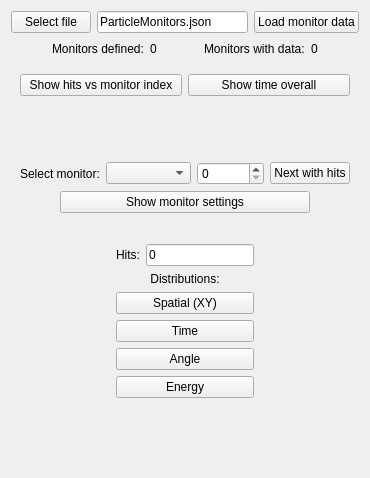
          <widget class="QWidget" name="tabMonitors">
           <attribute name="title">
            <string>Monitors</string>
           </attribute>
           <layout class="QVBoxLayout" name="verticalLayout_32">
            <item>
             <layout class="QHBoxLayout" name="horizontalLayout_42">
              <item>
               <widget class="QPushButton" name="pbChooseMonitorsFile">
                <property name="text">
                 <string>Select file</string>
                </property>
               </widget>
              </item>
              <item>
               <widget class="QLineEdit" name="leMonitorsFileName">
                <property name="text">
                 <string>ParticleMonitors.json</string>
                </property>
               </widget>
              </item>
              <item>
               <widget class="QPushButton" name="pbLoadMonitorsData">
                <property name="text">
                 <string>Load monitor data</string>
                </property>
               </widget>
              </item>
             </layout>
            </item>
            <item>
             <layout class="QHBoxLayout" name="horizontalLayout_49">
              <item>
               <spacer name="horizontalSpacer_57">
                <property name="orientation">
                 <enum>Qt::Orientation::Horizontal</enum>
                </property>
                <property name="sizeHint" stdset="0">
                 <size>
                  <width>40</width>
                  <height>20</height>
                 </size>
                </property>
               </spacer>
              </item>
              <item>
               <widget class="QLabel" name="label_38">
                <property name="text">
                 <string>Monitors defined:</string>
                </property>
               </widget>
              </item>
              <item>
               <widget class="QLabel" name="labNumMonitors">
                <property name="text">
                 <string>0</string>
                </property>
                <property name="alignment">
                 <set>Qt::AlignmentFlag::AlignCenter</set>
                </property>
               </widget>
              </item>
              <item>
               <spacer name="horizontalSpacer_58">
                <property name="orientation">
                 <enum>Qt::Orientation::Horizontal</enum>
                </property>
                <property name="sizeHint" stdset="0">
                 <size>
                  <width>40</width>
                  <height>20</height>
                 </size>
                </property>
               </spacer>
              </item>
              <item>
               <widget class="QLabel" name="label_39">
                <property name="text">
                 <string>Monitors with data:</string>
                </property>
               </widget>
              </item>
              <item>
               <widget class="QLabel" name="labMonitorsWithHits">
                <property name="text">
                 <string>0</string>
                </property>
               </widget>
              </item>
              <item>
               <spacer name="horizontalSpacer_59">
                <property name="orientation">
                 <enum>Qt::Orientation::Horizontal</enum>
                </property>
                <property name="sizeHint" stdset="0">
                 <size>
                  <width>40</width>
                  <height>20</height>
                 </size>
                </property>
               </spacer>
              </item>
             </layout>
            </item>
            <item>
             <widget class="QFrame" name="frMonitors">
              <property name="sizePolicy">
               <sizepolicy hsizetype="Preferred" vsizetype="Expanding">
                <horstretch>0</horstretch>
                <verstretch>0</verstretch>
               </sizepolicy>
              </property>
              <property name="frameShape">
               <enum>QFrame::Shape::NoFrame</enum>
              </property>
              <property name="frameShadow">
               <enum>QFrame::Shadow::Raised</enum>
              </property>
              <layout class="QVBoxLayout" name="verticalLayout_26">
               <item>
                <layout class="QHBoxLayout" name="horizontalLayout_43">
                 <property name="topMargin">
                  <number>0</number>
                 </property>
                 <item>
                  <widget class="QPushButton" name="pbShowMonitorHitDistribution">
                   <property name="text">
                    <string>Show hits vs monitor index</string>
                   </property>
                  </widget>
                 </item>
                 <item>
                  <widget class="QPushButton" name="pbShowMonitorTimeOverall">
                   <property name="text">
                    <string>Show time overall</string>
                   </property>
                  </widget>
                 </item>
                </layout>
               </item>
               <item>
                <spacer name="verticalSpacer_15">
                 <property name="orientation">
                  <enum>Qt::Orientation::Vertical</enum>
                 </property>
                 <property name="sizeType">
                  <enum>QSizePolicy::Policy::Minimum</enum>
                 </property>
                 <property name="sizeHint" stdset="0">
                  <size>
                   <width>20</width>
                   <height>60</height>
                  </size>
                 </property>
                </spacer>
               </item>
               <item>
                <layout class="QHBoxLayout" name="horizontalLayout_44">
                 <item>
                  <widget class="QLabel" name="label_17">
                   <property name="text">
                    <string>Select monitor:</string>
                   </property>
                  </widget>
                 </item>
                 <item>
                  <widget class="QComboBox" name="cobMonitor">
                   <property name="sizePolicy">
                    <sizepolicy hsizetype="MinimumExpanding" vsizetype="Fixed">
                     <horstretch>0</horstretch>
                     <verstretch>0</verstretch>
                    </sizepolicy>
                   </property>
                  </widget>
                 </item>
                 <item>
                  <widget class="QSpinBox" name="sbMonitorIndex">
                   <property name="maximum">
                    <number>100000</number>
                   </property>
                  </widget>
                 </item>
                 <item>
                  <widget class="QPushButton" name="pbNextMonitor">
                   <property name="text">
                    <string>Next with hits</string>
                   </property>
                  </widget>
                 </item>
                </layout>
               </item>
               <item>
                <layout class="QHBoxLayout" name="horizontalLayout_45">
                 <item>
                  <spacer name="horizontalSpacer_53">
                   <property name="orientation">
                    <enum>Qt::Orientation::Horizontal</enum>
                   </property>
                   <property name="sizeHint" stdset="0">
                    <size>
                     <width>40</width>
                     <height>20</height>
                    </size>
                   </property>
                  </spacer>
                 </item>
                 <item>
                  <widget class="QPushButton" name="pbShowMonitorProperties">
                   <property name="minimumSize">
                    <size>
                     <width>250</width>
                     <height>22</height>
                    </size>
                   </property>
                   <property name="text">
                    <string>Show monitor settings</string>
                   </property>
                  </widget>
                 </item>
                 <item>
                  <spacer name="horizontalSpacer_54">
                   <property name="orientation">
                    <enum>Qt::Orientation::Horizontal</enum>
                   </property>
                   <property name="sizeHint" stdset="0">
                    <size>
                     <width>40</width>
                     <height>20</height>
                    </size>
                   </property>
                  </spacer>
                 </item>
                </layout>
               </item>
               <item>
                <layout class="QHBoxLayout" name="horizontalLayout_46">
                 <property name="topMargin">
                  <number>25</number>
                 </property>
                 <item>
                  <spacer name="horizontalSpacer_55">
                   <property name="orientation">
                    <enum>Qt::Orientation::Horizontal</enum>
                   </property>
                   <property name="sizeHint" stdset="0">
                    <size>
                     <width>40</width>
                     <height>20</height>
                    </size>
                   </property>
                  </spacer>
                 </item>
                 <item>
                  <layout class="QVBoxLayout" name="verticalLayout_27">
                   <item>
                    <layout class="QHBoxLayout" name="horizontalLayout_47">
                     <item>
                      <widget class="QLabel" name="label_35">
                       <property name="text">
                        <string>Hits:</string>
                       </property>
                      </widget>
                     </item>
                     <item>
                      <widget class="QLineEdit" name="leDetections">
                       <property name="text">
                        <string>0</string>
                       </property>
                       <property name="readOnly">
                        <bool>true</bool>
                       </property>
                      </widget>
                     </item>
                    </layout>
                   </item>
                   <item>
                    <widget class="QLabel" name="label_36">
                     <property name="text">
                      <string>Distributions:</string>
                     </property>
                     <property name="alignment">
                      <set>Qt::AlignmentFlag::AlignCenter</set>
                     </property>
                    </widget>
                   </item>
                   <item>
                    <widget class="QPushButton" name="pbMonitorShowXY">
                     <property name="minimumSize">
                      <size>
                       <width>0</width>
                       <height>22</height>
                      </size>
                     </property>
                     <property name="text">
                      <string>Spatial (XY)</string>
                     </property>
                    </widget>
                   </item>
                   <item>
                    <widget class="QPushButton" name="pbMonitorShowTime">
                     <property name="minimumSize">
                      <size>
                       <width>0</width>
                       <height>22</height>
                      </size>
                     </property>
                     <property name="text">
                      <string>Time</string>
                     </property>
                    </widget>
                   </item>
                   <item>
                    <widget class="QPushButton" name="pbMonitorShowAngle">
                     <property name="minimumSize">
                      <size>
                       <width>0</width>
                       <height>22</height>
                      </size>
                     </property>
                     <property name="text">
                      <string>Angle</string>
                     </property>
                    </widget>
                   </item>
                   <item>
                    <widget class="QPushButton" name="pbMonitorShowEnergy">
                     <property name="minimumSize">
                      <size>
                       <width>0</width>
                       <height>22</height>
                      </size>
                     </property>
                     <property name="text">
                      <string>Energy</string>
                     </property>
                    </widget>
                   </item>
                  </layout>
                 </item>
                 <item>
                  <spacer name="horizontalSpacer_56">
                   <property name="orientation">
                    <enum>Qt::Orientation::Horizontal</enum>
                   </property>
                   <property name="sizeHint" stdset="0">
                    <size>
                     <width>40</width>
                     <height>20</height>
                    </size>
                   </property>
                  </spacer>
                 </item>
                </layout>
               </item>
               <item>
                <spacer name="verticalSpacer_16">
                 <property name="orientation">
                  <enum>Qt::Orientation::Vertical</enum>
                 </property>
                 <property name="sizeHint" stdset="0">
                  <size>
                   <width>20</width>
                   <height>60</height>
                  </size>
                 </property>
                </spacer>
               </item>
              </layout>
             </widget>
            </item>
           </layout>
          </widget>
